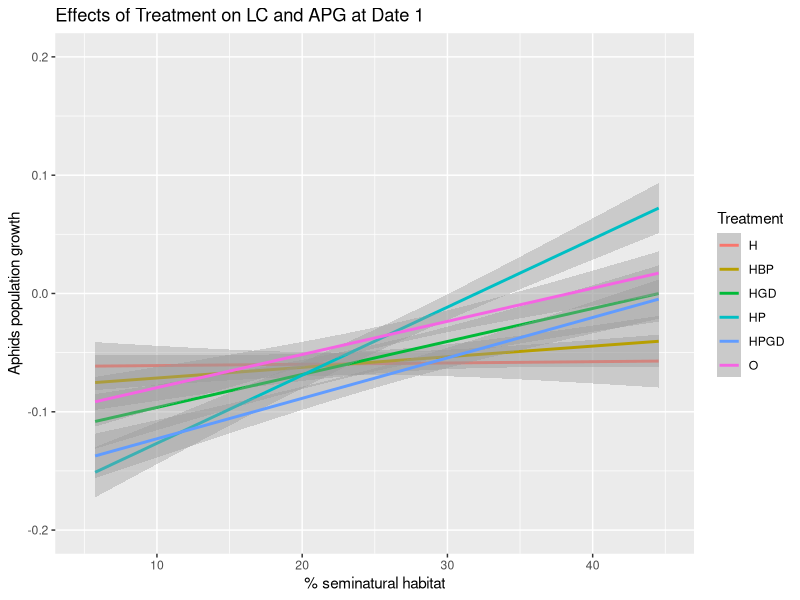

Write the R code that produced this figure.
#Date1_population growth and seminatural habitat
#import data file
library(readr)
Data1 <- read.table("Project data.csv", header = TRUE, dec = ",", sep =";")

#####################################
#If BUff_DUST is needed
#select BUFF_DUST = 100
#BUFF <- Data1[Data1$BUFF_DIST =="100",] 
########################################

###dataframe for sampling date1 
DATE1 <- Data1[Data1$Date == "1", ]

#calculate the aphids population growth at date1
logNaphids_D1 <- log(DATE1$aphid_live+1) - log(DATE1$aphidsinoculated_init+1) 
APG_D1 <- logNaphids_D1/10

#dataframe for seminatural habitat and aphids population growth at date1 
DATE1APG <- data.frame(DATE1,APG_D1)

####line graph (Figure 1B at date1)
#barplot for % Seminatural habitat and APhid population growth
library(ggplot2)
D1 <- ggplot(DATE1APG, aes(x = Pt.seminatural, y = APG_D1, color = Treatment))
D1 <- D1 + labs(x= "% seminatural habitat", y="Aphids population growth", title = "Effects of Treatment on LC and APG at Date 1")
# for scatter plot: use geom_point()
D1 <- D1 + geom_smooth(method = "lm")
D1 <- D1 +xlim(5,45) +ylim(-0.2 , 0.2)
print(D1)
